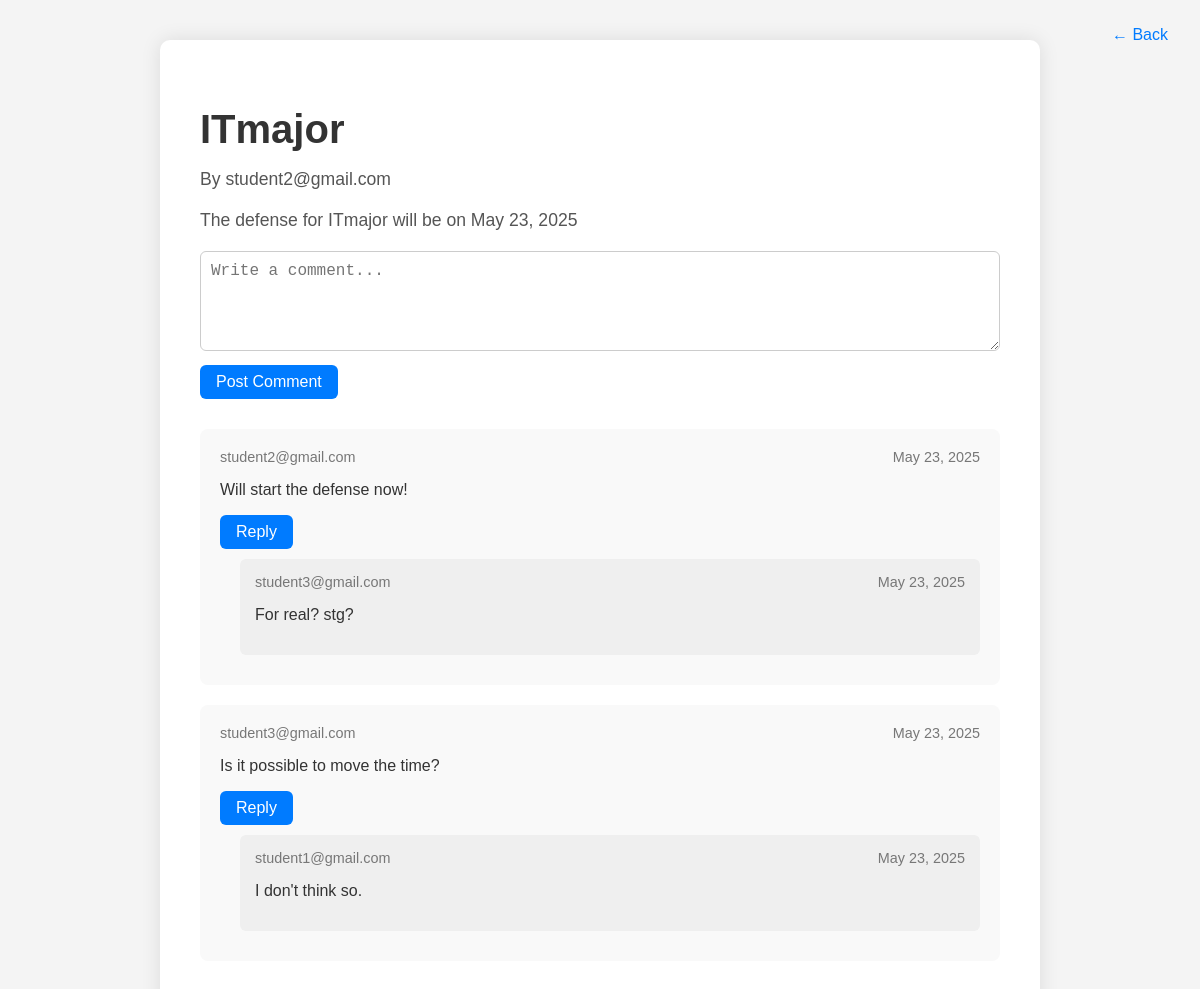
/forum/topic/2 (signed in), run on the app's committed database.
### tables this page shows
CREATE TABLE topics (
            id INTEGER PRIMARY KEY AUTOINCREMENT,
            title TEXT,
            description TEXT,
            user_id INTEGER,
            FOREIGN KEY(user_id) REFERENCES users(id)
        );

CREATE TABLE users (
            id INTEGER PRIMARY KEY AUTOINCREMENT,
            email TEXT UNIQUE,
            password TEXT,
            role TEXT
        );

CREATE TABLE comments (
            id INTEGER PRIMARY KEY AUTOINCREMENT,
            content TEXT,
            topic_id INTEGER,
            user_id INTEGER,
            timestamp TEXT,
            FOREIGN KEY(topic_id) REFERENCES topics(id),
            FOREIGN KEY(user_id) REFERENCES users(id)
        );

CREATE TABLE replies (
            id INTEGER PRIMARY KEY AUTOINCREMENT,
            content TEXT,
            comment_id INTEGER,
            user_id INTEGER,
            timestamp TEXT,
            FOREIGN KEY(comment_id) REFERENCES comments(id),
            FOREIGN KEY(user_id) REFERENCES users(id)
        );

### app.py (the view, shortened to what this page needs)
@app.route('/forum/topic/<int:topic_id>', methods=['GET', 'POST'])
def topic(topic_id):
    if not is_logged_in():
        return redirect(url_for('login'))
    conn = sqlite3.connect(DB_PATH)
    c = conn.cursor()
    c.execute('''
        SELECT topics.id, topics.title, topics.description, users.email
        FROM topics
        JOIN users ON topics.user_id = users.id
        WHERE topics.id=?
    ''', (topic_id,))
    row = c.fetchone()
    if not row:
        conn.close()
        flash("Topic not found.", "error")
        return redirect(url_for('forum'))
    topic = {
        'id':          row[0],
        'title':       row[1],
        'description': row[2],
        'email':       row[3],
    }
    c.execute('''
        SELECT comments.id, comments.content, comments.timestamp, users.email
        FROM comments
        JOIN users ON comments.user_id = users.id
        WHERE comments.topic_id=?
        ORDER BY comments.timestamp ASC
    ''', (topic_id,))
    comments_raw = c.fetchall()
    comments = []
    for cid, content, timestamp, email in comments_raw:
        comments.append({
            'id':         cid,
            'content':    content,
            'time_since': time_since(timestamp),
            'email':      email
        })
    c.execute('''
        SELECT replies.id, replies.content, replies.timestamp, replies.comment_id, users.email
        FROM replies
        JOIN users ON replies.user_id = users.id
        WHERE replies.comment_id IN (
            SELECT id FROM comments WHERE topic_id=?
        )
        ORDER BY replies.timestamp ASC
    ''', (topic_id,))
    replies_raw = c.fetchall()
    conn.close()
    replies_by_comment = {}
    for rid, content, timestamp, comment_id, email in replies_raw:
        replies_by_comment.setdefault(comment_id, []).append({
            'id':         rid,
            'content':    content,
            'time_since': time_since(timestamp),
            'email':      email
        })
    return render_template(
        'topic.html',
        topic=topic,
        comments=comments,
        replies_by_comment=replies_by_comment
    )

### app.py (called while the page is built)
def is_logged_in():
    return 'user_id' in session

def time_since(timestamp_str):
    try:
        timestamp = datetime.strptime(timestamp_str, '%Y-%m-%d %H:%M:%S')
        now = datetime.utcnow()
        diff = now - timestamp
        if diff < timedelta(minutes=1):
            return "Just now"
        elif diff < timedelta(hours=1):
            minutes = int(diff.total_seconds() / 60)
            return f"{minutes} minute{'s' if minutes != 1 else ''} ago"
        elif diff < timedelta(days=1):
            hours = int(diff.total_seconds() / 3600)
            return f"{hours} hour{'s' if hours != 1 else ''} ago"
        elif diff < timedelta(days=7):
            days = diff.days
            return f"{days} day{'s' if days != 1 else ''} ago"
        else:
            return timestamp.strftime('%B %d, %Y')
    except Exception:
        return "Unknown time"

### templates/topic.html (shortened to what this page needs)
<!DOCTYPE html>
<html lang="en">
<head>
  <link rel="stylesheet" href="{{ url_for('static', filename='topic.css') }}" />
</head>
<body>
  <div class="topic-page">
    <a href="{{ url_for('forum') }}" class="back-button">← Back</a>
    <div class="topic-main">
      <h1>{{ topic.title }}</h1>
      <p class="topic-author">By {{ topic.email }}</p>
      <p class="topic-description">{{ topic.description }}</p>
      <form action="{{ url_for('topic', topic_id=topic.id) }}" method="POST" class="comment-form">
        <textarea name="content" placeholder="Write a comment..." required></textarea>
        <button type="submit">Post Comment</button>
      </form>
      <ul class="comment-list">
        {% for c in comments %}
        <li class="comment-item">
          <div class="comment-header">
            <span class="comment-author">{{ c.email }}</span>
            <span class="comment-time">{{ c.time_since }}</span>
          </div>
          <div class="comment-body">
            <p>{{ c.content }}</p>
          </div>
          <div class="comment-actions">
            <button type="button"
                    class="reply-toggle"
                    onclick="toggleReplyForm('{{ c.id }}')">
              Reply
            </button>
          </div>
          {% if replies_by_comment.get(c.id) %}
          <ul class="reply-list">
            {% for r in replies_by_comment[c.id] %}
            <li class="reply-item">
              <div class="reply-header">
                <span class="reply-author">{{ r.email }}</span>
                <span class="reply-time">{{ r.time_since }}</span>
              </div>
              <div class="reply-body">
                <p>{{ r.content }}</p>
              </div>
            </li>
            {% endfor %}
          </ul>
          {% endif %}
        </li>
        {% endfor %}
      </ul>
    </div>
  </div>
</body>
</html>

### static/topic.css (style rules this page uses)
body { margin: 0; padding: 0; background-color: #f4f4f4; font-family: Arial, sans-serif; }
.topic-page { position: relative; min-height: 100vh; padding: 40px 20px; display: flex; justify-content: center; align-items: flex-start; }
.back-button { position: absolute; top: 20px; right: 20px; text-decoration: none; font-size: 1rem; color: #007bff; background-color: transparent; padding: 6px 12px; border-radius: 4px; transition: background 0.2s; }
.topic-main { background: white; padding: 40px; border-radius: 10px; max-width: 800px; width: 100%; box-shadow: 0 0 20px rgba(0,0,0,0.1); }
.topic-main h1 { font-size: 2.5rem; margin-bottom: 10px; color: #333; }
.topic-author, .topic-description { font-size: 1.1rem; color: #555; margin-bottom: 20px; }
.comment-form textarea, .reply-form textarea { width: 100%; height: 100px; font-size: 1rem; padding: 10px; resize: vertical; border: 1px solid #ccc; border-radius: 6px; margin-bottom: 10px; box-sizing: border-box; }
.comment-form button, .reply-form button, .reply-toggle { font-size: 1rem; padding: 8px 16px; background-color: #007bff; color: white; border: none; border-radius: 6px; cursor: pointer; transition: background-color 0.2s; }
.comment-list { list-style: none; padding: 0; margin-top: 30px; }
.comment-item { background: #f9f9f9; padding: 20px; margin-bottom: 20px; border-radius: 8px; }
.comment-header, .reply-header { display: flex; justify-content: space-between; margin-bottom: 8px; font-size: 0.9rem; color: #777; }
.comment-body, .reply-body { font-size: 1rem; color: #333; margin-bottom: 10px; }
.comment-actions { margin-bottom: 10px; }
.reply-list { list-style: none; padding-left: 20px; margin-top: 10px; }
.reply-item { background-color: #efefef; padding: 15px; border-radius: 6px; margin-bottom: 10px; }

### data on the page
topics: title "ITmajor", description "The defense for ITmajor will be on May 23, 2025"
users: email "student2@gmail.com"
comments: email "student2@gmail.com", time_since "May 23, 2025", content "Will start the defense now!"
replies: email "student3@gmail.com", time_since "May 23, 2025", content "For real? stg?"
comments: email "student3@gmail.com", time_since "May 23, 2025", content "Is it possible to move the time?"
replies: email "student1@gmail.com", time_since "May 23, 2025", content "I don't think so."
